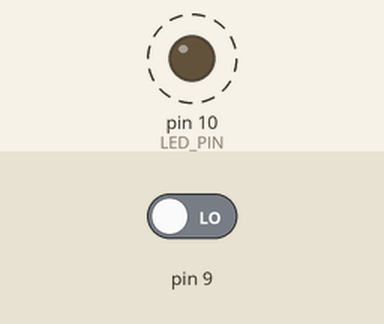
Bench run of a sketch on a simulated Arduino Uno, built with avr-gcc and run on an emulated ATmega328P. On the bench: output pins drawn as LEDs (lit = HIGH). Dashed ring = blinking. The inputs (shaded band) are chosen by the test bench; at power-on: pin 9 LOW. What the sketch prints to the serial monitor is not drawn.

Above: at 5.8 s.
5.9 s: pin 9 driven HIGH
At 6.12 s:
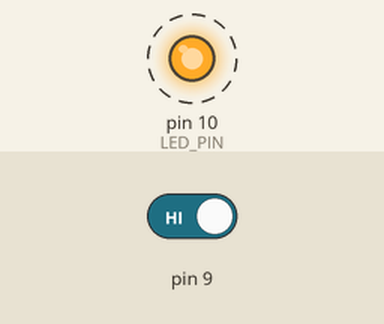
9.4 s: pin 9 driven LOW
At 9.52 s:
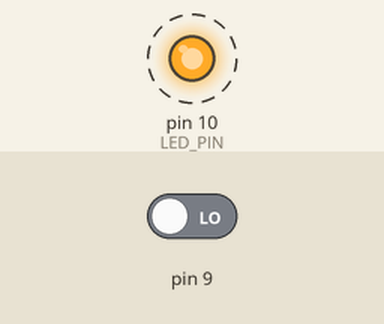
Timing chart, 0 to 18.9 s (numbered marks = the images above; inputs shaded):
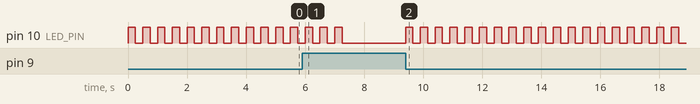

Measured:
- after the input at 5.9 s, pin 10 (LED_PIN): goes on until 7.3 s, then stays LOW
- after the input at 9.4 s, pin 10 (LED_PIN): alternates HIGH for 0.25 s and LOW for 0.25 s, starting at once
- by itself, pin 10 (LED_PIN): alternates HIGH for 0.25 s and LOW for 0.25 s

The sketch:

Water_Sensor_______.ino
```cpp
// const uint_8 WATER_SENSOR = 9U;
enum PINS                                               //배열과 비슷하다.         //C++에서 적극 권장.     // 상수화 작업.
{
  WATER_SENSOR = 9U,                                   //enum의 경우, 를 사용한다.
  LED_PIN                                             //자동으로 10U로 저장된다.
};
void setup() {
  // put your setup code here, to run once:
  Serial.begin(115200UL);
  pinMode(WATER_SENSOR, INPUT);                    //(PINS.WATER_SENSOR, INPUT);  라고 써도 된다.
  pinMode(LED_PIN, OUTPUT);                       // 자동으로 LED_PIN이 3번으로 정렬 된다.
}

void loop() {
  // put your main code here, to run repeatedly:
  if(digitalRead(WATER_SENSOR) == LOW)          //if(!digitalRead(WATER_SENSOR) not 의 개념 //if(not digitalRead(WATER_SENSOR)) not 의 개념
  {
    for (int i = 0 ; i < 5; ++i)
    {
      Serial.println(F("Water Please !!"));
      digitalWrite(LED_PIN, HIGH);
      delay(250UL);
      digitalWrite(LED_PIN, LOW);
      delay(250UL);
    }
  }
  else
  {
  Serial.println(F("flood"));                 // 디버깅 코드 logger[로거]라고 한다. 화면상에서만 보이는것.
  }
}
```
